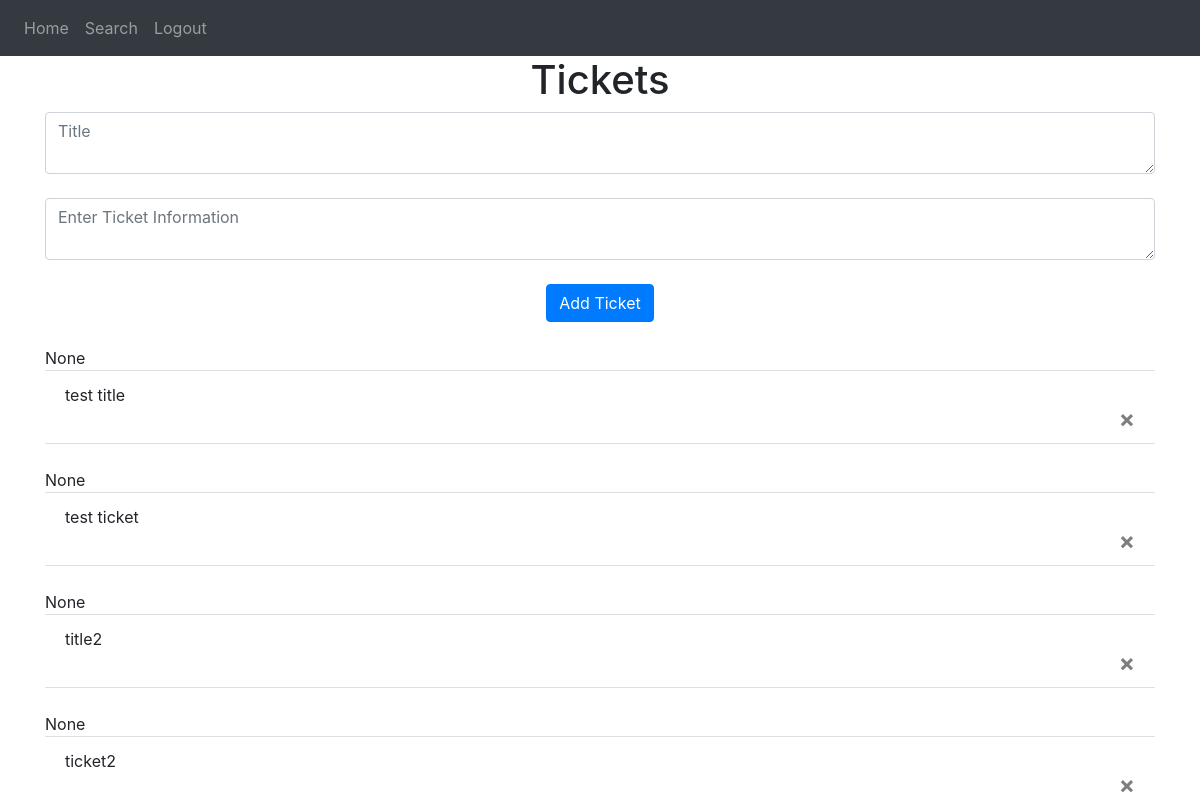
Page / (signed in) on the earlier database version.
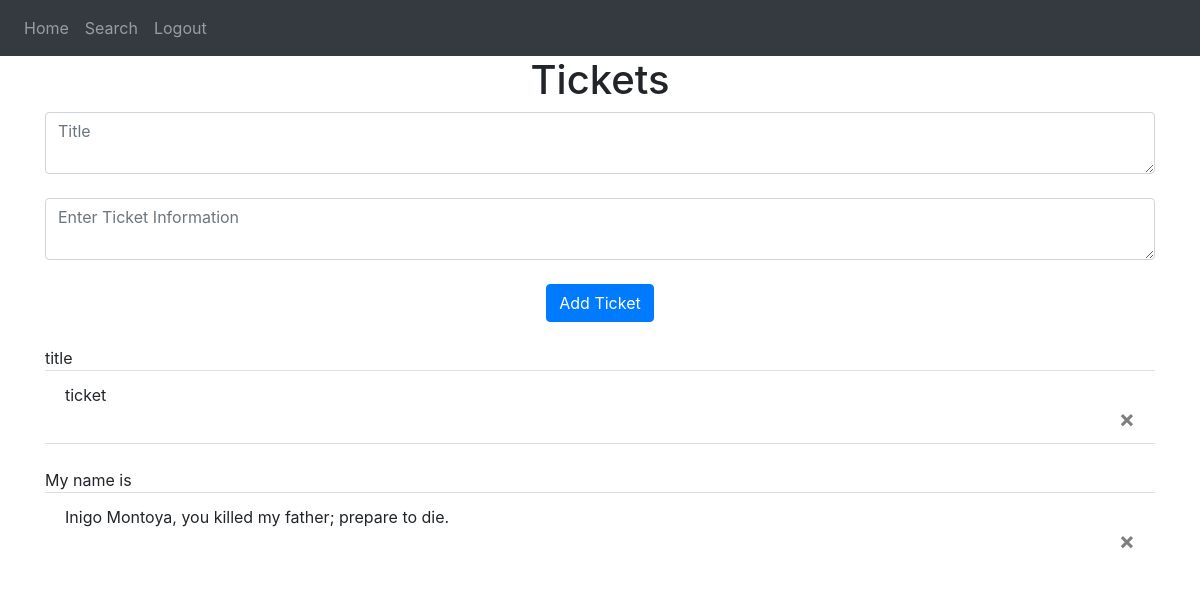
Same page on the later database version.
### website/models.py (models this page shows)
class Ticket(db.Model):
    id= db.Column(db.Integer, primary_key=True)
    title= db.Column(db.String(150))
    data= db.Column(db.String(10000))
    date= db.Column(db.DateTime(timezone=True), default= func.now())
    user_id= db.Column(db.Integer, db.ForeignKey('user.id'))

### website/views.py (the view, shortened to what this page needs)
@views.route('/', methods=['GET', 'POST'])
@login_required
def home():
    return render_template("home.html", user=current_user)

### website/__init__.py (called while the page is built)
def create_app():
    app= Flask(__name__)
    app.config['SECRET_KEY']= 'nodsnconvsnvpwnvkpsk;cmeqpmdckec'
    app.config['SQLALCHEMY_DATABASE_URI']= f'sqlite:///{DB_NAME}'
    db.init_app(app)
    from .views import views
    from .auth import auth
    app.register_blueprint(views, url_prefix='/')
    app.register_blueprint(auth, url_prefix='/')
    from .models import User, Ticket
    create_database(app)
    login_manager= LoginManager()
    login_manager.login_view= 'auth.login'
    login_manager.init_app(app)
    @login_manager.user_loader
    def load_user(id):
        return User.query.get(int(id))
    return app

### website/templates/home.html (shortened to what this page needs)
{% extends "base.html" %}
{% block content %}
<h1 align="center">Tickets</h1>
<form method="POST">
    <textarea name="title" id="title" class="form-control" placeholder="Title"></textarea>
    <br />
    <textarea name="ticket" id="ticket" class="form-control" placeholder="Enter Ticket Information"></textarea>
    <br />
    <div align="center">
        <button type="submit" class="btn btn-primary">Add Ticket</button>
    </div>
</form>
<ul class="list-group list-group-flush" id="tickets">
    {% for ticket in user.tickets %}
    <br />
    {{ ticket.title }}
    <li class="list-group-item">
        {{ ticket.data }}
        <br />
    <button type="button" class="close" onClick="deleteTicket({{ ticket.id }})">
        <span aria-hidden="true">&times;</span>
    </button>
    </li>
    {% endfor %}
</ul>
{% endblock %}

### website/templates/base.html (shortened to what this page needs)
<!DOCTYPE html>
<html>
    <head>
        <link
           rel="stylesheet"
           href="https://stackpath.bootstrapcdn.com/bootstrap/4.4.1/css/bootstrap.min.css"
        />
        <link
           rel="stylesheet"
           href="https://stackpath.bootstrapcdn.com/font-awesome/4.7.0/css/font-awesome.min.css"
        />
    </head>
    <body>
      <nav class="navbar navbar-expand lg navbar-dark bg-dark">
          <div class="collapse navbar-collapse" id="navbar">
            <div class="navbar-nav">
              {% if user.is_authenticated %}
              <a class="nav-item nav-link" id="home" href="/">Home</a>
              <a class="nav-item nav-link" id="search" href="/search">Search</a>
              <a class="nav-item nav-link" id="logout" href="/logout">Logout</a>
              {% else %}
              <a class="nav-item nav-link" id="login" href="/login">Login</a>
              <a class="nav-item nav-link" id="signup" href="/sign-up">Signup</a>
              <a class="nav-item nav-link" id="search" href="/search">Search</a>
              {% endif %}
            </div>
          </div>
      </nav>
      <div class="container">
        {% block content %}
        {% endblock %}
      </div>
    </body>
</html>

Differences in the rows shown:
removed Ticket: title "None", data "test title"
removed Ticket: title "None", data "test ticket"
removed Ticket: title "None", data "title2"
removed Ticket: title "None", data "ticket2"
added Ticket: title "title", data "ticket"
added Ticket: title "My name is", data "Inigo Montoya, you killed my father; prepare to die."
